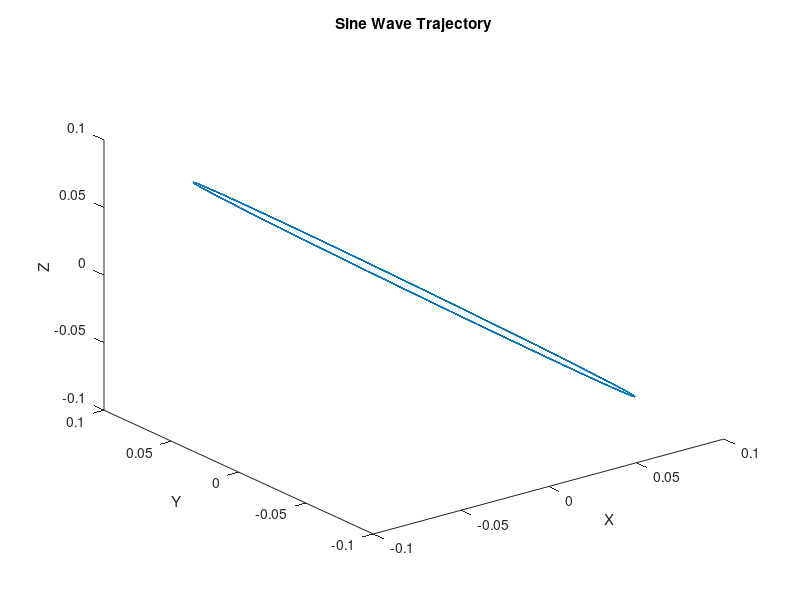

The MATLAB script that drew this image:
function [x,y,z] = triangle()
% Define time vector
t = 0:0.01:10; % Time vector from 0 to 10 seconds with 0.01 second time step

% Define frequency and amplitude of sine wave
freq = 1; % Frequency of sine wave in Hz
amp = 0.1; % Amplitude of sine wave in meters

% Generate sine wave trajectory
x = amp*sin(2*pi*freq*t); % X-coordinate trajectory
y = amp*sin(2*pi*freq*t + pi/2); % Y-coordinate trajectory with 90 degree phase shift
z = amp*sin(2*pi*freq*t + pi); % Z-coordinate trajectory with 180 degree phase shift

% Plot trajectory
plot3(x, y, z)
xlabel('X')
ylabel('Y')
zlabel('Z')
title('Sine Wave Trajectory')
end
